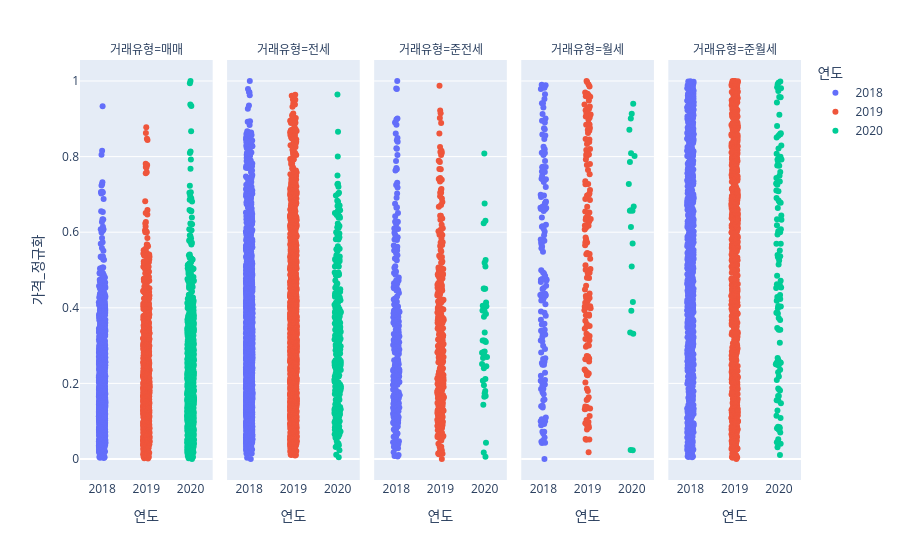

The cell this chart's notebook holds for it:
### Code cell
fig = px.strip(eda_1_scaled, x='연도', y='가격_정규화', color='연도', facet_col='거래유형')
fig.show()

### Figure 1 — Plotly figure (JSON) as saved in the notebook; plotly's stock layout.template omitted (floating-point values rounded to 4 significant figures; data arrays with more than 128 entries replaced by an {"elided": "..."} marker saying what was removed)
{"data": [{"alignmentgroup": "True", "boxpoints": "all", "fillcolor": "rgba(255,255,255,0)", "hoveron": "points", "hovertemplate": "연도=%{x}<br>거래유형=매매<br>가격_정규화=%{y}<extra></extra>", "legendgroup": "2018", "line": {"color": "rgba(255,255,255,0)"}, "marker": {"color": "#636efa"}, "name": "2018", "offsetgroup": "2018", "orientation": "v", "pointpos": 0, "showlegend": true, "type": "box", "x": {"elided": "1125 int values"}, "x0": " ", "xaxis": "x", "y": {"elided": "1125 float values"}, "y0": " ", "yaxis": "y"}, {"alignmentgroup": "True", "boxpoints": "all", "fillcolor": "rgba(255,255,255,0)", "hoveron": "points", "hovertemplate": "연도=%{x}<br>거래유형=전세<br>가격_정규화=%{y}<extra></extra>", "legendgroup": "2018", "line": {"color": "rgba(255,255,255,0)"}, "marker": {"color": "#636efa"}, "name": "2018", "offsetgroup": "2018", "orientation": "v", "pointpos": 0, "showlegend": false, "type": "box", "x": {"elided": "1858 int values"}, "x0": " ", "xaxis": "x2", "y": {"elided": "1858 float values"}, "y0": " ", "yaxis": "y2"}, {"alignmentgroup": "True", "boxpoints": "all", "fillcolor": "rgba(255,255,255,0)", "hoveron": "points", "hovertemplate": "연도=%{x}<br>거래유형=준전세<br>가격_정규화=%{y}<extra></extra>", "legendgroup": "2018", "line": {"color": "rgba(255,255,255,0)"}, "marker": {"color": "#636efa"}, "name": "2018", "offsetgroup": "2018", "orientation": "v", "pointpos": 0, "showlegend": false, "type": "box", "x": {"elided": "267 int values"}, "x0": " ", "xaxis": "x3", "y": {"elided": "267 float values"}, "y0": " ", "yaxis": "y3"}, {"alignmentgroup": "True", "boxpoints": "all", "fillcolor": "rgba(255,255,255,0)", "hoveron": "points", "hovertemplate": "연도=%{x}<br>거래유형=월세<br>가격_정규화=%{y}<extra></extra>", "legendgroup": "2018", "line": {"color": "rgba(255,255,255,0)"}, "marker": {"color": "#636efa"}, "name": "2018", "offsetgroup": "2018", "orientation": "v", "pointpos": 0, "showlegend": false, "type": "box", "x": {"elided": "146 int values"}, "x0": " ", "xaxis": "x4", "y": {"elided": "146 float values"}, "y0": " ", "yaxis": "y4"}, {"alignmentgroup": "True", "boxpoints": "all", "fillcolor": "rgba(255,255,255,0)", "hoveron": "points", "hovertemplate": "연도=%{x}<br>거래유형=준월세<br>가격_정규화=%{y}<extra></extra>", "legendgroup": "2018", "line": {"color": "rgba(255,255,255,0)"}, "marker": {"color": "#636efa"}, "name": "2018", "offsetgroup": "2018", "orientation": "v", "pointpos": 0, "showlegend": false, "type": "box", "x": {"elided": "854 int values"}, "x0": " ", "xaxis": "x5", "y": {"elided": "854 float values"}, "y0": " ", "yaxis": "y5"}, {"alignmentgroup": "True", "boxpoints": "all", "fillcolor": "rgba(255,255,255,0)", "hoveron": "points", "hovertemplate": "연도=%{x}<br>거래유형=매매<br>가격_정규화=%{y}<extra></extra>", "legendgroup": "2019", "line": {"color": "rgba(255,255,255,0)"}, "marker": {"color": "#EF553B"}, "name": "2019", "offsetgroup": "2019", "orientation": "v", "pointpos": 0, "showlegend": true, "type": "box", "x": {"elided": "887 int values"}, "x0": " ", "xaxis": "x", "y": {"elided": "887 float values"}, "y0": " ", "yaxis": "y"}, {"alignmentgroup": "True", "boxpoints": "all", "fillcolor": "rgba(255,255,255,0)", "hoveron": "points", "hovertemplate": "연도=%{x}<br>거래유형=전세<br>가격_정규화=%{y}<extra></extra>", "legendgroup": "2019", "line": {"color": "rgba(255,255,255,0)"}, "marker": {"color": "#EF553B"}, "name": "2019", "offsetgroup": "2019", "orientation": "v", "pointpos": 0, "showlegend": false, "type": "box", "x": {"elided": "2020 int values"}, "x0": " ", "xaxis": "x2", "y": {"elided": "2020 float values"}, "y0": " ", "yaxis": "y2"}, {"alignmentgroup": "True", "boxpoints": "all", "fillcolor": "rgba(255,255,255,0)", "hoveron": "points", "hovertemplate": "연도=%{x}<br>거래유형=준전세<br>가격_정규화=%{y}<extra></extra>", "legendgroup": "2019", "line": {"color": "rgba(255,255,255,0)"}, "marker": {"color": "#EF553B"}, "name": "2019", "offsetgroup": "2019", "orientation": "v", "pointpos": 0, "showlegend": false, "type": "box", "x": {"elided": "298 int values"}, "x0": " ", "xaxis": "x3", "y": {"elided": "298 float values"}, "y0": " ", "yaxis": "y3"}, {"alignmentgroup": "True", "boxpoints": "all", "fillcolor": "rgba(255,255,255,0)", "hoveron": "points", "hovertemplate": "연도=%{x}<br>거래유형=월세<br>가격_정규화=%{y}<extra></extra>", "legendgroup": "2019", "line": {"color": "rgba(255,255,255,0)"}, "marker": {"color": "#EF553B"}, "name": "2019", "offsetgroup": "2019", "orientation": "v", "pointpos": 0, "showlegend": false, "type": "box", "x": {"elided": "153 int values"}, "x0": " ", "xaxis": "x4", "y": {"elided": "153 float values"}, "y0": " ", "yaxis": "y4"}, {"alignmentgroup": "True", "boxpoints": "all", "fillcolor": "rgba(255,255,255,0)", "hoveron": "points", "hovertemplate": "연도=%{x}<br>거래유형=준월세<br>가격_정규화=%{y}<extra></extra>", "legendgroup": "2019", "line": {"color": "rgba(255,255,255,0)"}, "marker": {"color": "#EF553B"}, "name": "2019", "offsetgroup": "2019", "orientation": "v", "pointpos": 0, "showlegend": false, "type": "box", "x": {"elided": "803 int values"}, "x0": " ", "xaxis": "x5", "y": {"elided": "803 float values"}, "y0": " ", "yaxis": "y5"}, {"alignmentgroup": "True", "boxpoints": "all", "fillcolor": "rgba(255,255,255,0)", "hoveron": "points", "hovertemplate": "연도=%{x}<br>거래유형=매매<br>가격_정규화=%{y}<extra></extra>", "legendgroup": "2020", "line": {"color": "rgba(255,255,255,0)"}, "marker": {"color": "#00cc96"}, "name": "2020", "offsetgroup": "2020", "orientation": "v", "pointpos": 0, "showlegend": true, "type": "box", "x": {"elided": "1129 int values"}, "x0": " ", "xaxis": "x", "y": {"elided": "1129 float values"}, "y0": " ", "yaxis": "y"}, {"alignmentgroup": "True", "boxpoints": "all", "fillcolor": "rgba(255,255,255,0)", "hoveron": "points", "hovertemplate": "연도=%{x}<br>거래유형=전세<br>가격_정규화=%{y}<extra></extra>", "legendgroup": "2020", "line": {"color": "rgba(255,255,255,0)"}, "marker": {"color": "#00cc96"}, "name": "2020", "offsetgroup": "2020", "orientation": "v", "pointpos": 0, "showlegend": false, "type": "box", "x": {"elided": "280 int values"}, "x0": " ", "xaxis": "x2", "y": {"elided": "280 float values"}, "y0": " ", "yaxis": "y2"}, {"alignmentgroup": "True", "boxpoints": "all", "fillcolor": "rgba(255,255,255,0)", "hoveron": "points", "hovertemplate": "연도=%{x}<br>거래유형=준전세<br>가격_정규화=%{y}<extra></extra>", "legendgroup": "2020", "line": {"color": "rgba(255,255,255,0)"}, "marker": {"color": "#00cc96"}, "name": "2020", "offsetgroup": "2020", "orientation": "v", "pointpos": 0, "showlegend": false, "type": "box", "x": [2020, 2020, 2020, 2020, 2020, 2020, 2020, 2020, 2020, 2020, 2020, 2020, 2020, 2020, 2020, 2020, 2020, 2020, 2020, 2020, 2020, 2020, 2020, 2020, 2020, 2020, 2020, 2020, 2020, 2020, 2020, 2020, 2020, 2020, 2020, 2020, 2020, 2020, 2020, 2020, 2020, 2020, 2020], "x0": " ", "xaxis": "x3", "y": [0.63, 0.6759, 0.8081, 0.2516, 0.3135, 0.2457, 0.2739, 0.2808, 0.2828, 0.4053, 0.2116, 0.1644, 0.4142, 0.3347, 0.5095, 0.4041, 0.2673, 0.3132, 0.4513, 0.5262, 0.2846, 0.1738, 0.4506, 0.393, 0.2695, 0.3125, 0.1954, 0.3097, 0.04298, 0.3763, 0.4504, 0.6239, 0.2404, 0.5189, 0.1664, 0.01717, 0.3833, 0.1797, 0.2073, 0.3921, 0.3926, 0.006096, 0.1438], "y0": " ", "yaxis": "y3"}, {"alignmentgroup": "True", "boxpoints": "all", "fillcolor": "rgba(255,255,255,0)", "hoveron": "points", "hovertemplate": "연도=%{x}<br>거래유형=월세<br>가격_정규화=%{y}<extra></extra>", "legendgroup": "2020", "line": {"color": "rgba(255,255,255,0)"}, "marker": {"color": "#00cc96"}, "name": "2020", "offsetgroup": "2020", "orientation": "v", "pointpos": 0, "showlegend": false, "type": "box", "x": [2020, 2020, 2020, 2020, 2020, 2020, 2020, 2020, 2020, 2020, 2020, 2020, 2020, 2020, 2020, 2020, 2020, 2020, 2020, 2020, 2020], "x0": " ", "xaxis": "x4", "y": [0.7275, 0.9009, 0.5701, 0.5095, 0.4155, 0.3314, 0.02343, 0.392, 0.6682, 0.8092, 0.614, 0.0241, 0.9136, 0.6565, 0.6582, 0.9401, 0.8708, 0.7854, 0.3348, 0.8015, 0.6568], "y0": " ", "yaxis": "y4"}, {"alignmentgroup": "True", "boxpoints": "all", "fillcolor": "rgba(255,255,255,0)", "hoveron": "points", "hovertemplate": "연도=%{x}<br>거래유형=준월세<br>가격_정규화=%{y}<extra></extra>", "legendgroup": "2020", "line": {"color": "rgba(255,255,255,0)"}, "marker": {"color": "#00cc96"}, "name": "2020", "offsetgroup": "2020", "orientation": "v", "pointpos": 0, "showlegend": false, "type": "box", "x": [2020, 2020, 2020, 2020, 2020, 2020, 2020, 2020, 2020, 2020, 2020, 2020, 2020, 2020, 2020, 2020, 2020, 2020, 2020, 2020, 2020, 2020, 2020, 2020, 2020, 2020, 2020, 2020, 2020, 2020, 2020, 2020, 2020, 2020, 2020, 2020, 2020, 2020, 2020, 2020, 2020, 2020, 2020, 2020, 2020, 2020, 2020, 2020, 2020, 2020, 2020, 2020, 2020, 2020, 2020, 2020, 2020, 2020, 2020, 2020, 2020, 2020, 2020, 2020, 2020, 2020, 2020, 2020, 2020, 2020, 2020, 2020, 2020, 2020, 2020, 2020, 2020, 2020, 2020, 2020, 2020, 2020, 2020, 2020, 2020, 2020, 2020, 2020, 2020, 2020, 2020, 2020, 2020, 2020, 2020, 2020, 2020, 2020, 2020, 2020, 2020, 2020, 2020, 2020, 2020, 2020, 2020, 2020, 2020, 2020, 2020, 2020, 2020, 2020, 2020, 2020], "x0": " ", "xaxis": "x5", "y": [0.454, 0.1664, 0.3988, 0.8551, 0.4849, 0.8589, 0.6078, 0.6777, 0.7593, 0.4714, 0.7434, 0.9573, 0.08561, 0.7766, 0.9735, 0.9809, 0.2509, 0.5693, 0.664, 0.7272, 0.3418, 0.08098, 0.6186, 0.7925, 0.7256, 0.5145, 0.3422, 0.07758, 0.7103, 0.05208, 0.5695, 0.5399, 0.03098, 0.4049, 0.4606, 0.7493, 0.8507, 0.8293, 0.9431, 0.4626, 0.9104, 0.684, 0.525, 0.04034, 0.1863, 0.6791, 0.4234, 0.7316, 0.8621, 0.9954, 0.3072, 0.5996, 0.3468, 0.2545, 0.2554, 0.7757, 0.3679, 0.2498, 0.4525, 0.2566, 0.5362, 0.2359, 0.6905, 0.9916, 0.08135, 0.9989, 0.8077, 0.4032, 0.7286, 0.5336, 0.1473, 0.8215, 0.9834, 0.734, 0.08139, 0.07029, 0.2545, 0.1282, 0.4339, 0.1666, 0.4289, 0.8812, 0.5517, 0.7995, 0.7997, 0.6339, 0.3871, 0.08431, 0.9574, 0.2627, 0.1811, 0.2091, 0.7877, 0.4284, 0.633, 0.6034, 0.1556, 0.01066, 0.04434, 0.3846, 0.1547, 0.1835, 0.6444, 0.267, 0.4187, 0.6028, 0.3729, 0.7083, 0.7925, 0.2181, 0.8589, 0.2296, 0.1144, 0.594, 0.1083, 0.2474], "y0": " ", "yaxis": "y5"}], "layout": {"annotations": [{"font": {}, "showarrow": false, "text": "거래유형=매매", "x": 0.092, "xanchor": "center", "xref": "paper", "y": 1.0, "yanchor": "bottom", "yref": "paper"}, {"font": {}, "showarrow": false, "text": "거래유형=전세", "x": 0.296, "xanchor": "center", "xref": "paper", "y": 1.0, "yanchor": "bottom", "yref": "paper"}, {"font": {}, "showarrow": false, "text": "거래유형=준전세", "x": 0.5, "xanchor": "center", "xref": "paper", "y": 1.0, "yanchor": "bottom", "yref": "paper"}, {"font": {}, "showarrow": false, "text": "거래유형=월세", "x": 0.704, "xanchor": "center", "xref": "paper", "y": 1.0, "yanchor": "bottom", "yref": "paper"}, {"font": {}, "showarrow": false, "text": "거래유형=준월세", "x": 0.908, "xanchor": "center", "xref": "paper", "y": 1.0, "yanchor": "bottom", "yref": "paper"}], "boxmode": "overlay", "legend": {"title": {"text": "연도"}, "tracegroupgap": 0}, "margin": {"t": 60}, "xaxis": {"anchor": "y", "categoryarray": [2018, 2019, 2020], "categoryorder": "array", "domain": [0.0, 0.184], "title": {"text": "연도"}}, "xaxis2": {"anchor": "y2", "categoryarray": [2018, 2019, 2020], "categoryorder": "array", "domain": [0.204, 0.388], "matches": "x", "title": {"text": "연도"}}, "xaxis3": {"anchor": "y3", "categoryarray": [2018, 2019, 2020], "categoryorder": "array", "domain": [0.408, 0.592], "matches": "x", "title": {"text": "연도"}}, "xaxis4": {"anchor": "y4", "categoryarray": [2018, 2019, 2020], "categoryorder": "array", "domain": [0.612, 0.796], "matches": "x", "title": {"text": "연도"}}, "xaxis5": {"anchor": "y5", "categoryarray": [2018, 2019, 2020], "categoryorder": "array", "domain": [0.816, 1.0], "matches": "x", "title": {"text": "연도"}}, "yaxis": {"anchor": "x", "domain": [0.0, 1.0], "title": {"text": "가격_정규화"}}, "yaxis2": {"anchor": "x2", "domain": [0.0, 1.0], "matches": "y", "showticklabels": false}, "yaxis3": {"anchor": "x3", "domain": [0.0, 1.0], "matches": "y", "showticklabels": false}, "yaxis4": {"anchor": "x4", "domain": [0.0, 1.0], "matches": "y", "showticklabels": false}, "yaxis5": {"anchor": "x5", "domain": [0.0, 1.0], "matches": "y", "showticklabels": false}}}
